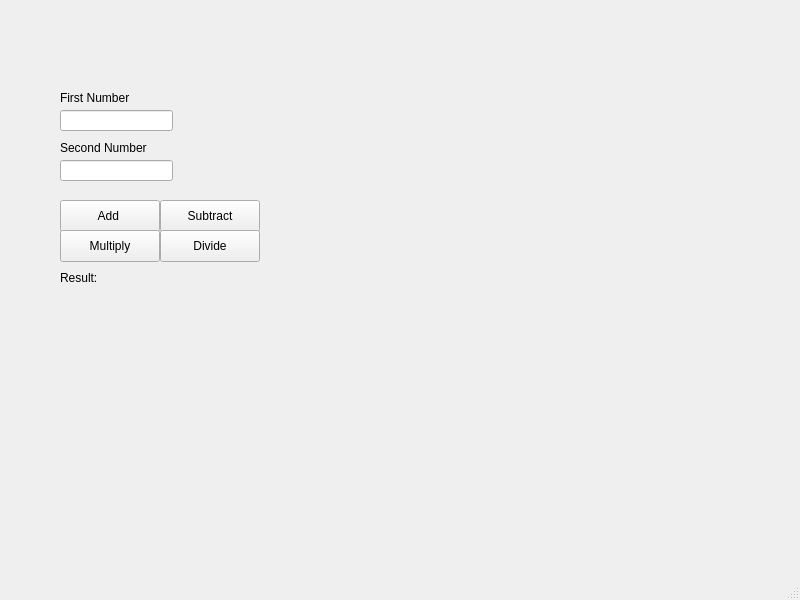
<?xml version="1.0" encoding="UTF-8"?>
<ui version="4.0">
 <class>MainWindow</class>
 <widget class="QMainWindow" name="MainWindow">
  <property name="geometry">
   <rect>
    <x>0</x>
    <y>0</y>
    <width>800</width>
    <height>600</height>
   </rect>
  </property>
  <property name="windowTitle">
   <string>MainWindow</string>
  </property>
  <widget class="QWidget" name="centralwidget">
   <widget class="QLineEdit" name="num1Input">
    <property name="geometry">
     <rect>
      <x>60</x>
      <y>110</y>
      <width>113</width>
      <height>21</height>
     </rect>
    </property>
    <property name="text">
     <string/>
    </property>
   </widget>
   <widget class="QLineEdit" name="num2Input">
    <property name="geometry">
     <rect>
      <x>60</x>
      <y>160</y>
      <width>113</width>
      <height>21</height>
     </rect>
    </property>
    <property name="text">
     <string/>
    </property>
   </widget>
   <widget class="QPushButton" name="addButton">
    <property name="geometry">
     <rect>
      <x>60</x>
      <y>200</y>
      <width>100</width>
      <height>32</height>
     </rect>
    </property>
    <property name="text">
     <string>Add </string>
    </property>
   </widget>
   <widget class="QPushButton" name="subtractButton">
    <property name="geometry">
     <rect>
      <x>160</x>
      <y>200</y>
      <width>100</width>
      <height>32</height>
     </rect>
    </property>
    <property name="text">
     <string>Subtract</string>
    </property>
   </widget>
   <widget class="QLabel" name="resultLabel">
    <property name="geometry">
     <rect>
      <x>60</x>
      <y>270</y>
      <width>151</width>
      <height>16</height>
     </rect>
    </property>
    <property name="text">
     <string>Result: </string>
    </property>
   </widget>
   <widget class="QLabel" name="label">
    <property name="geometry">
     <rect>
      <x>60</x>
      <y>90</y>
      <width>111</width>
      <height>16</height>
     </rect>
    </property>
    <property name="text">
     <string>First Number</string>
    </property>
   </widget>
   <widget class="QLabel" name="label_2">
    <property name="geometry">
     <rect>
      <x>60</x>
      <y>140</y>
      <width>111</width>
      <height>16</height>
     </rect>
    </property>
    <property name="text">
     <string>Second Number</string>
    </property>
   </widget>
   <widget class="QPushButton" name="multiplyButton">
    <property name="geometry">
     <rect>
      <x>60</x>
      <y>230</y>
      <width>100</width>
      <height>32</height>
     </rect>
    </property>
    <property name="text">
     <string>Multiply</string>
    </property>
   </widget>
   <widget class="QPushButton" name="divideButton">
    <property name="geometry">
     <rect>
      <x>160</x>
      <y>230</y>
      <width>100</width>
      <height>32</height>
     </rect>
    </property>
    <property name="text">
     <string>Divide</string>
    </property>
   </widget>
  </widget>
  <widget class="QMenuBar" name="menubar">
   <property name="geometry">
    <rect>
     <x>0</x>
     <y>0</y>
     <width>800</width>
     <height>33</height>
    </rect>
   </property>
  </widget>
  <widget class="QStatusBar" name="statusbar"/>
 </widget>
 <resources/>
 <connections/>
</ui>
